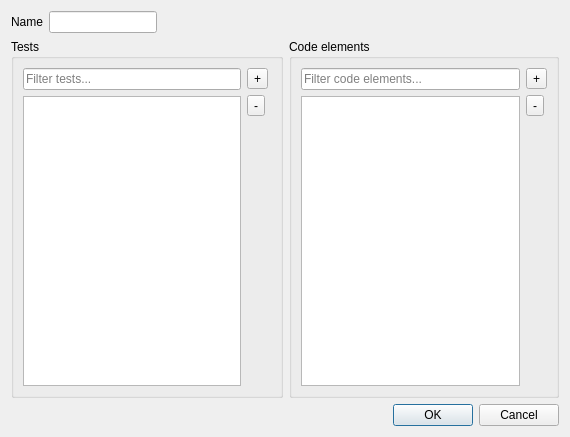
<?xml version="1.0" encoding="UTF-8"?>
<ui version="4.0">
 <class>CClusterEditorDialog</class>
 <widget class="QDialog" name="CClusterEditorDialog">
  <property name="geometry">
   <rect>
    <x>0</x>
    <y>0</y>
    <width>570</width>
    <height>437</height>
   </rect>
  </property>
  <property name="windowTitle">
   <string>Group editor</string>
  </property>
  <layout class="QVBoxLayout" name="verticalLayout_3">
   <item>
    <layout class="QGridLayout" name="gridLayout">
     <item row="0" column="0">
      <widget class="QLabel" name="label">
       <property name="text">
        <string>Name</string>
       </property>
      </widget>
     </item>
     <item row="0" column="1">
      <widget class="QLineEdit" name="lineEditClusterName">
       <property name="sizePolicy">
        <sizepolicy hsizetype="Fixed" vsizetype="Fixed">
         <horstretch>0</horstretch>
         <verstretch>0</verstretch>
        </sizepolicy>
       </property>
       <property name="clearButtonEnabled">
        <bool>false</bool>
       </property>
      </widget>
     </item>
     <item row="0" column="2">
      <spacer name="horizontalSpacer">
       <property name="orientation">
        <enum>Qt::Horizontal</enum>
       </property>
       <property name="sizeHint" stdset="0">
        <size>
         <width>268</width>
         <height>20</height>
        </size>
       </property>
      </spacer>
     </item>
    </layout>
   </item>
   <item>
    <layout class="QGridLayout" name="gridLayout_5">
     <item row="0" column="0">
      <widget class="QGroupBox" name="groupBox">
       <property name="sizePolicy">
        <sizepolicy hsizetype="Expanding" vsizetype="Expanding">
         <horstretch>0</horstretch>
         <verstretch>0</verstretch>
        </sizepolicy>
       </property>
       <property name="title">
        <string>Tests</string>
       </property>
       <layout class="QHBoxLayout" name="horizontalLayout">
        <item>
         <layout class="QVBoxLayout" name="verticalLayout">
          <item>
           <widget class="QLineEdit" name="lineEditFilterTests">
            <property name="placeholderText">
             <string>Filter tests...</string>
            </property>
           </widget>
          </item>
          <item>
           <widget class="QListView" name="listViewTests">
            <property name="selectionMode">
             <enum>QAbstractItemView::MultiSelection</enum>
            </property>
           </widget>
          </item>
         </layout>
        </item>
        <item>
         <layout class="QGridLayout" name="gridLayout_2">
          <item row="0" column="0">
           <widget class="QToolButton" name="toolButtonAddTests">
            <property name="toolTip">
             <string>Add test cases.</string>
            </property>
            <property name="text">
             <string>+</string>
            </property>
            <property name="arrowType">
             <enum>Qt::NoArrow</enum>
            </property>
           </widget>
          </item>
          <item row="1" column="0">
           <widget class="QToolButton" name="toolButtonRemoveTests">
            <property name="toolTip">
             <string>Remove test cases.</string>
            </property>
            <property name="text">
             <string>-</string>
            </property>
           </widget>
          </item>
          <item row="2" column="0">
           <spacer name="verticalSpacer">
            <property name="orientation">
             <enum>Qt::Vertical</enum>
            </property>
            <property name="sizeHint" stdset="0">
             <size>
              <width>24</width>
              <height>208</height>
             </size>
            </property>
           </spacer>
          </item>
         </layout>
        </item>
       </layout>
      </widget>
     </item>
     <item row="0" column="1">
      <widget class="QGroupBox" name="groupBox_2">
       <property name="title">
        <string>Code elements</string>
       </property>
       <layout class="QHBoxLayout" name="horizontalLayout_2">
        <item>
         <layout class="QVBoxLayout" name="verticalLayout_2">
          <item>
           <widget class="QLineEdit" name="lineEditFilterCE">
            <property name="placeholderText">
             <string>Filter code elements...</string>
            </property>
           </widget>
          </item>
          <item>
           <widget class="QListView" name="listViewCEs">
            <property name="selectionMode">
             <enum>QAbstractItemView::MultiSelection</enum>
            </property>
           </widget>
          </item>
         </layout>
        </item>
        <item>
         <layout class="QGridLayout" name="gridLayout_4">
          <item row="0" column="0">
           <widget class="QToolButton" name="toolButtonAddCEs">
            <property name="toolTip">
             <string>Add code elements.</string>
            </property>
            <property name="text">
             <string>+</string>
            </property>
           </widget>
          </item>
          <item row="1" column="0">
           <widget class="QToolButton" name="toolButtonRemoveCEs">
            <property name="toolTip">
             <string>Remove code elements.</string>
            </property>
            <property name="text">
             <string>-</string>
            </property>
           </widget>
          </item>
          <item row="2" column="0">
           <spacer name="verticalSpacer_2">
            <property name="orientation">
             <enum>Qt::Vertical</enum>
            </property>
            <property name="sizeHint" stdset="0">
             <size>
              <width>20</width>
              <height>198</height>
             </size>
            </property>
           </spacer>
          </item>
         </layout>
        </item>
       </layout>
      </widget>
     </item>
    </layout>
   </item>
   <item>
    <layout class="QGridLayout" name="gridLayout_3">
     <item row="0" column="0">
      <spacer name="horizontalSpacer_2">
       <property name="orientation">
        <enum>Qt::Horizontal</enum>
       </property>
       <property name="sizeHint" stdset="0">
        <size>
         <width>348</width>
         <height>20</height>
        </size>
       </property>
      </spacer>
     </item>
     <item row="0" column="1">
      <widget class="QDialogButtonBox" name="buttonBox">
       <property name="orientation">
        <enum>Qt::Horizontal</enum>
       </property>
       <property name="standardButtons">
        <set>QDialogButtonBox::Cancel|QDialogButtonBox::Ok</set>
       </property>
       <property name="centerButtons">
        <bool>false</bool>
       </property>
      </widget>
     </item>
    </layout>
   </item>
  </layout>
 </widget>
 <resources/>
 <connections>
  <connection>
   <sender>buttonBox</sender>
   <signal>accepted()</signal>
   <receiver>CClusterEditorDialog</receiver>
   <slot>accept()</slot>
   <hints>
    <hint type="sourcelabel">
     <x>248</x>
     <y>254</y>
    </hint>
    <hint type="destinationlabel">
     <x>157</x>
     <y>274</y>
    </hint>
   </hints>
  </connection>
  <connection>
   <sender>buttonBox</sender>
   <signal>rejected()</signal>
   <receiver>CClusterEditorDialog</receiver>
   <slot>reject()</slot>
   <hints>
    <hint type="sourcelabel">
     <x>316</x>
     <y>260</y>
    </hint>
    <hint type="destinationlabel">
     <x>286</x>
     <y>274</y>
    </hint>
   </hints>
  </connection>
 </connections>
</ui>
